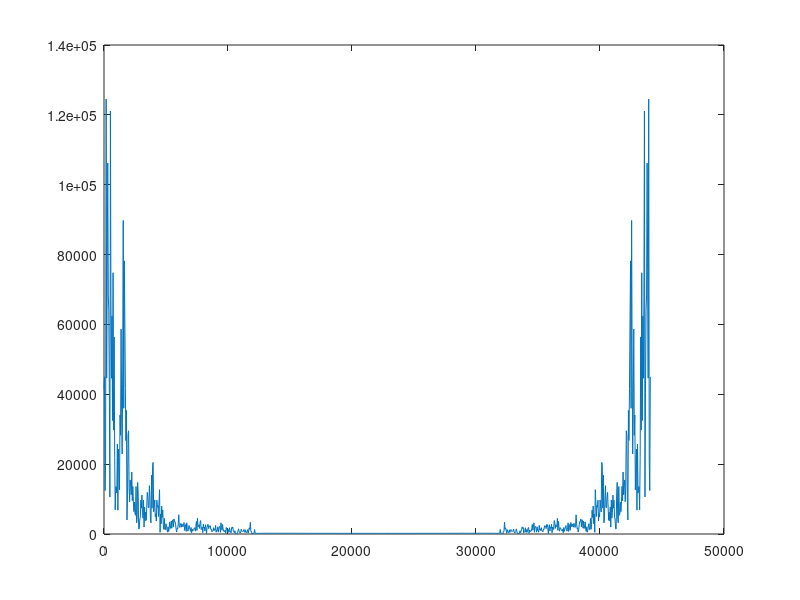

Write the MATLAB code that produced this figure.
%close all;
load('output_signal.txt')
%%load('y_signal.txt')

Fs = 44100;

figure
len = size(output_signal,1);
plot(output_signal(1:len))
title('Sweep input');
xlabel('n');
ylabel('x(n)');

t2 = 0:length(output_signal)-1;
N = length(output_signal);

freqHz = (0:1:length(abs(fft(output_signal)))-1)*Fs/N

plot(freqHz,abs(fft(output_signal)))

soundsc(output_signal,44100)


% subplot(2,1,2);
% plot(y_signal)
% title('Filtered output');
% xlabel('n');
% ylabel('y(n)');
% 
% load('fft_mag.txt')
% 
% figure,
% subplot(2,1,1);
% fftLen = 1024;
% fftLen2 = fftLen/2; 
% fftMag = abs(fft(x_signal))/fftLen2;
% plot(fftMag(1:fftLen2));
% title('FFT MATLAB Sweep');
% xlabel('m');
% ylabel('|Y(m)|');
% 
% subplot(2,1,2);
% plot(fft_mag(1:fftLen2));
% title('FFT CrossCore Sweep');
% xlabel('m');
% ylabel('|Y(m)|');
